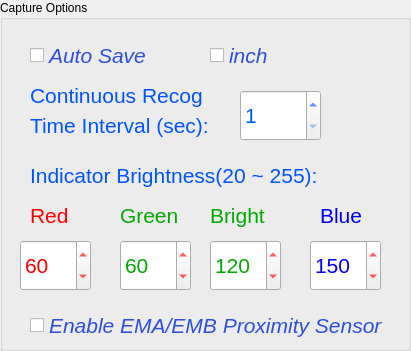
     <widget class="QGroupBox" name="groupBox_4">
      <property name="geometry">
       <rect>
        <x>860</x>
        <y>10</y>
        <width>411</width>
        <height>351</height>
       </rect>
      </property>
      <property name="title">
       <string>Capture Options </string>
      </property>
      <widget class="QCheckBox" name="checkBox_AutoSave">
       <property name="geometry">
        <rect>
         <x>30</x>
         <y>40</y>
         <width>141</width>
         <height>31</height>
        </rect>
       </property>
       <property name="palette">
        <palette>
         <active>
          <colorrole role="WindowText">
           <brush brushstyle="SolidPattern">
            <color alpha="255">
             <red>46</red>
             <green>78</green>
             <blue>221</blue>
            </color>
           </brush>
          </colorrole>
         </active>
         <inactive>
          <colorrole role="WindowText">
           <brush brushstyle="SolidPattern">
            <color alpha="255">
             <red>46</red>
             <green>78</green>
             <blue>221</blue>
            </color>
           </brush>
          </colorrole>
         </inactive>
         <disabled>
          <colorrole role="WindowText">
           <brush brushstyle="SolidPattern">
            <color alpha="255">
             <red>120</red>
             <green>120</green>
             <blue>120</blue>
            </color>
           </brush>
          </colorrole>
         </disabled>
        </palette>
       </property>
       <property name="font">
        <font>
         <family>Arial</family>
         <pointsize>16</pointsize>
         <italic>true</italic>
        </font>
       </property>
       <property name="text">
        <string>Auto Save</string>
       </property>
      </widget>
      <widget class="QCheckBox" name="checkBox_Inch">
       <property name="geometry">
        <rect>
         <x>210</x>
         <y>40</y>
         <width>71</width>
         <height>31</height>
        </rect>
       </property>
       <property name="palette">
        <palette>
         <active>
          <colorrole role="WindowText">
           <brush brushstyle="SolidPattern">
            <color alpha="255">
             <red>46</red>
             <green>78</green>
             <blue>221</blue>
            </color>
           </brush>
          </colorrole>
         </active>
         <inactive>
          <colorrole role="WindowText">
           <brush brushstyle="SolidPattern">
            <color alpha="255">
             <red>46</red>
             <green>78</green>
             <blue>221</blue>
            </color>
           </brush>
          </colorrole>
         </inactive>
         <disabled>
          <colorrole role="WindowText">
           <brush brushstyle="SolidPattern">
            <color alpha="255">
             <red>120</red>
             <green>120</green>
             <blue>120</blue>
            </color>
           </brush>
          </colorrole>
         </disabled>
        </palette>
       </property>
       <property name="font">
        <font>
         <family>Arial</family>
         <pointsize>16</pointsize>
         <italic>true</italic>
        </font>
       </property>
       <property name="text">
        <string>inch</string>
       </property>
      </widget>
      <widget class="QLabel" name="label_25">
       <property name="geometry">
        <rect>
         <x>30</x>
         <y>80</y>
         <width>201</width>
         <height>31</height>
        </rect>
       </property>
       <property name="palette">
        <palette>
         <active>
          <colorrole role="WindowText">
           <brush brushstyle="SolidPattern">
            <color alpha="255">
             <red>0</red>
             <green>85</green>
             <blue>255</blue>
            </color>
           </brush>
          </colorrole>
         </active>
         <inactive>
          <colorrole role="WindowText">
           <brush brushstyle="SolidPattern">
            <color alpha="255">
             <red>0</red>
             <green>85</green>
             <blue>255</blue>
            </color>
           </brush>
          </colorrole>
         </inactive>
         <disabled>
          <colorrole role="WindowText">
           <brush brushstyle="SolidPattern">
            <color alpha="255">
             <red>120</red>
             <green>120</green>
             <blue>120</blue>
            </color>
           </brush>
          </colorrole>
         </disabled>
        </palette>
       </property>
       <property name="font">
        <font>
         <family>Arial</family>
         <pointsize>16</pointsize>
        </font>
       </property>
       <property name="text">
        <string>Continuous Recog</string>
       </property>
      </widget>
      <widget class="QLabel" name="label_26">
       <property name="geometry">
        <rect>
         <x>30</x>
         <y>110</y>
         <width>191</width>
         <height>31</height>
        </rect>
       </property>
       <property name="palette">
        <palette>
         <active>
          <colorrole role="WindowText">
           <brush brushstyle="SolidPattern">
            <color alpha="255">
             <red>0</red>
             <green>85</green>
             <blue>255</blue>
            </color>
           </brush>
          </colorrole>
         </active>
         <inactive>
          <colorrole role="WindowText">
           <brush brushstyle="SolidPattern">
            <color alpha="255">
             <red>0</red>
             <green>85</green>
             <blue>255</blue>
            </color>
           </brush>
          </colorrole>
         </inactive>
         <disabled>
          <colorrole role="WindowText">
           <brush brushstyle="SolidPattern">
            <color alpha="255">
             <red>120</red>
             <green>120</green>
             <blue>120</blue>
            </color>
           </brush>
          </colorrole>
         </disabled>
        </palette>
       </property>
       <property name="font">
        <font>
         <family>Arial</family>
         <pointsize>16</pointsize>
        </font>
       </property>
       <property name="text">
        <string>Time Interval (sec):</string>
       </property>
      </widget>
      <widget class="QSpinBox" name="spinBox_Interval">
       <property name="geometry">
        <rect>
         <x>240</x>
         <y>90</y>
         <width>81</width>
         <height>51</height>
        </rect>
       </property>
       <property name="palette">
        <palette>
         <active>
          <colorrole role="WindowText">
           <brush brushstyle="SolidPattern">
            <color alpha="255">
             <red>0</red>
             <green>85</green>
             <blue>255</blue>
            </color>
           </brush>
          </colorrole>
          <colorrole role="Text">
           <brush brushstyle="SolidPattern">
            <color alpha="255">
             <red>0</red>
             <green>85</green>
             <blue>255</blue>
            </color>
           </brush>
          </colorrole>
         </active>
         <inactive>
          <colorrole role="WindowText">
           <brush brushstyle="SolidPattern">
            <color alpha="255">
             <red>0</red>
             <green>85</green>
             <blue>255</blue>
            </color>
           </brush>
          </colorrole>
          <colorrole role="Text">
           <brush brushstyle="SolidPattern">
            <color alpha="255">
             <red>0</red>
             <green>85</green>
             <blue>255</blue>
            </color>
           </brush>
          </colorrole>
         </inactive>
         <disabled>
          <colorrole role="WindowText">
           <brush brushstyle="SolidPattern">
            <color alpha="255">
             <red>120</red>
             <green>120</green>
             <blue>120</blue>
            </color>
           </brush>
          </colorrole>
          <colorrole role="Text">
           <brush brushstyle="SolidPattern">
            <color alpha="255">
             <red>120</red>
             <green>120</green>
             <blue>120</blue>
            </color>
           </brush>
          </colorrole>
         </disabled>
        </palette>
       </property>
       <property name="font">
        <font>
         <family>Arial</family>
         <pointsize>16</pointsize>
        </font>
       </property>
       <property name="minimum">
        <number>1</number>
       </property>
       <property name="maximum">
        <number>20</number>
       </property>
       <property name="singleStep">
        <number>1</number>
       </property>
       <property name="value">
        <number>1</number>
       </property>
      </widget>
      <widget class="QLabel" name="label_28">
       <property name="geometry">
        <rect>
         <x>210</x>
         <y>200</y>
         <width>71</width>
         <height>31</height>
        </rect>
       </property>
       <property name="palette">
        <palette>
         <active>
          <colorrole role="WindowText">
           <brush brushstyle="SolidPattern">
            <color alpha="255">
             <red>0</red>
             <green>170</green>
             <blue>0</blue>
            </color>
           </brush>
          </colorrole>
         </active>
         <inactive>
          <colorrole role="WindowText">
           <brush brushstyle="SolidPattern">
            <color alpha="255">
             <red>0</red>
             <green>170</green>
             <blue>0</blue>
            </color>
           </brush>
          </colorrole>
         </inactive>
         <disabled>
          <colorrole role="WindowText">
           <brush brushstyle="SolidPattern">
            <color alpha="255">
             <red>120</red>
             <green>120</green>
             <blue>120</blue>
            </color>
           </brush>
          </colorrole>
         </disabled>
        </palette>
       </property>
       <property name="font">
        <font>
         <family>Arial</family>
         <pointsize>16</pointsize>
        </font>
       </property>
       <property name="text">
        <string>Bright</string>
       </property>
      </widget>
      <widget class="QLabel" name="label_29">
       <property name="geometry">
        <rect>
         <x>320</x>
         <y>200</y>
         <width>51</width>
         <height>31</height>
        </rect>
       </property>
       <property name="palette">
        <palette>
         <active>
          <colorrole role="WindowText">
           <brush brushstyle="SolidPattern">
            <color alpha="255">
             <red>0</red>
             <green>0</green>
             <blue>255</blue>
            </color>
           </brush>
          </colorrole>
         </active>
         <inactive>
          <colorrole role="WindowText">
           <brush brushstyle="SolidPattern">
            <color alpha="255">
             <red>0</red>
             <green>0</green>
             <blue>255</blue>
            </color>
           </brush>
          </colorrole>
         </inactive>
         <disabled>
          <colorrole role="WindowText">
           <brush brushstyle="SolidPattern">
            <color alpha="255">
             <red>120</red>
             <green>120</green>
             <blue>120</blue>
            </color>
           </brush>
          </colorrole>
         </disabled>
        </palette>
       </property>
       <property name="font">
        <font>
         <family>Arial</family>
         <pointsize>16</pointsize>
        </font>
       </property>
       <property name="text">
        <string>Blue</string>
       </property>
      </widget>
      <widget class="QSpinBox" name="spinBox_Red">
       <property name="geometry">
        <rect>
         <x>20</x>
         <y>240</y>
         <width>71</width>
         <height>51</height>
        </rect>
       </property>
       <property name="palette">
        <palette>
         <active>
          <colorrole role="WindowText">
           <brush brushstyle="SolidPattern">
            <color alpha="255">
             <red>255</red>
             <green>0</green>
             <blue>0</blue>
            </color>
           </brush>
          </colorrole>
          <colorrole role="Text">
           <brush brushstyle="SolidPattern">
            <color alpha="255">
             <red>255</red>
             <green>0</green>
             <blue>0</blue>
            </color>
           </brush>
          </colorrole>
         </active>
         <inactive>
          <colorrole role="WindowText">
           <brush brushstyle="SolidPattern">
            <color alpha="255">
             <red>255</red>
             <green>0</green>
             <blue>0</blue>
            </color>
           </brush>
          </colorrole>
          <colorrole role="Text">
           <brush brushstyle="SolidPattern">
            <color alpha="255">
             <red>255</red>
             <green>0</green>
             <blue>0</blue>
            </color>
           </brush>
          </colorrole>
         </inactive>
         <disabled>
          <colorrole role="WindowText">
           <brush brushstyle="SolidPattern">
            <color alpha="255">
             <red>120</red>
             <green>120</green>
             <blue>120</blue>
            </color>
           </brush>
          </colorrole>
          <colorrole role="Text">
           <brush brushstyle="SolidPattern">
            <color alpha="255">
             <red>120</red>
             <green>120</green>
             <blue>120</blue>
            </color>
           </brush>
          </colorrole>
         </disabled>
        </palette>
       </property>
       <property name="font">
        <font>
         <family>Arial</family>
         <pointsize>16</pointsize>
        </font>
       </property>
       <property name="minimum">
        <number>20</number>
       </property>
       <property name="maximum">
        <number>255</number>
       </property>
       <property name="singleStep">
        <number>5</number>
       </property>
       <property name="value">
        <number>60</number>
       </property>
      </widget>
      <widget class="QLabel" name="label_30">
       <property name="geometry">
        <rect>
         <x>120</x>
         <y>200</y>
         <width>61</width>
         <height>31</height>
        </rect>
       </property>
       <property name="palette">
        <palette>
         <active>
          <colorrole role="WindowText">
           <brush brushstyle="SolidPattern">
            <color alpha="255">
             <red>0</red>
             <green>170</green>
             <blue>0</blue>
            </color>
           </brush>
          </colorrole>
         </active>
         <inactive>
          <colorrole role="WindowText">
           <brush brushstyle="SolidPattern">
            <color alpha="255">
             <red>0</red>
             <green>170</green>
             <blue>0</blue>
            </color>
           </brush>
          </colorrole>
         </inactive>
         <disabled>
          <colorrole role="WindowText">
           <brush brushstyle="SolidPattern">
            <color alpha="255">
             <red>120</red>
             <green>120</green>
             <blue>120</blue>
            </color>
           </brush>
          </colorrole>
         </disabled>
        </palette>
       </property>
       <property name="font">
        <font>
         <family>Arial</family>
         <pointsize>16</pointsize>
        </font>
       </property>
       <property name="text">
        <string>Green</string>
       </property>
      </widget>
      <widget class="QSpinBox" name="spinBox_BrightGreen">
       <property name="geometry">
        <rect>
         <x>210</x>
         <y>240</y>
         <width>71</width>
         <height>51</height>
        </rect>
       </property>
       <property name="palette">
        <palette>
         <active>
          <colorrole role="WindowText">
           <brush brushstyle="SolidPattern">
            <color alpha="255">
             <red>255</red>
             <green>0</green>
             <blue>0</blue>
            </color>
           </brush>
          </colorrole>
          <colorrole role="Text">
           <brush brushstyle="SolidPattern">
            <color alpha="255">
             <red>0</red>
             <green>170</green>
             <blue>0</blue>
            </color>
           </brush>
          </colorrole>
         </active>
         <inactive>
          <colorrole role="WindowText">
           <brush brushstyle="SolidPattern">
            <color alpha="255">
             <red>255</red>
             <green>0</green>
             <blue>0</blue>
            </color>
           </brush>
          </colorrole>
          <colorrole role="Text">
           <brush brushstyle="SolidPattern">
            <color alpha="255">
             <red>0</red>
             <green>170</green>
             <blue>0</blue>
            </color>
           </brush>
          </colorrole>
         </inactive>
         <disabled>
          <colorrole role="WindowText">
           <brush brushstyle="SolidPattern">
            <color alpha="255">
             <red>120</red>
             <green>120</green>
             <blue>120</blue>
            </color>
           </brush>
          </colorrole>
          <colorrole role="Text">
           <brush brushstyle="SolidPattern">
            <color alpha="255">
             <red>120</red>
             <green>120</green>
             <blue>120</blue>
            </color>
           </brush>
          </colorrole>
         </disabled>
        </palette>
       </property>
       <property name="font">
        <font>
         <family>Arial</family>
         <pointsize>16</pointsize>
        </font>
       </property>
       <property name="minimum">
        <number>20</number>
       </property>
       <property name="maximum">
        <number>255</number>
       </property>
       <property name="singleStep">
        <number>5</number>
       </property>
       <property name="value">
        <number>120</number>
       </property>
      </widget>
      <widget class="QSpinBox" name="spinBox_Green">
       <property name="geometry">
        <rect>
         <x>120</x>
         <y>240</y>
         <width>71</width>
         <height>51</height>
        </rect>
       </property>
       <property name="palette">
        <palette>
         <active>
          <colorrole role="WindowText">
           <brush brushstyle="SolidPattern">
            <color alpha="255">
             <red>255</red>
             <green>0</green>
             <blue>0</blue>
            </color>
           </brush>
          </colorrole>
          <colorrole role="Text">
           <brush brushstyle="SolidPattern">
            <color alpha="255">
             <red>0</red>
             <green>170</green>
             <blue>0</blue>
            </color>
           </brush>
          </colorrole>
         </active>
         <inactive>
          <colorrole role="WindowText">
           <brush brushstyle="SolidPattern">
            <color alpha="255">
             <red>255</red>
             <green>0</green>
             <blue>0</blue>
            </color>
           </brush>
          </colorrole>
          <colorrole role="Text">
           <brush brushstyle="SolidPattern">
            <color alpha="255">
             <red>0</red>
             <green>170</green>
             <blue>0</blue>
            </color>
           </brush>
          </colorrole>
         </inactive>
         <disabled>
          <colorrole role="WindowText">
           <brush brushstyle="SolidPattern">
            <color alpha="255">
             <red>120</red>
             <green>120</green>
             <blue>120</blue>
            </color>
           </brush>
          </colorrole>
          <colorrole role="Text">
           <brush brushstyle="SolidPattern">
            <color alpha="255">
             <red>120</red>
             <green>120</green>
             <blue>120</blue>
            </color>
           </brush>
          </colorrole>
         </disabled>
        </palette>
       </property>
       <property name="font">
        <font>
         <family>Arial</family>
         <pointsize>16</pointsize>
        </font>
       </property>
       <property name="minimum">
        <number>20</number>
       </property>
       <property name="maximum">
        <number>255</number>
       </property>
       <property name="singleStep">
        <number>5</number>
       </property>
       <property name="value">
        <number>60</number>
       </property>
      </widget>
      <widget class="QSpinBox" name="spinBox_Blue">
       <property name="geometry">
        <rect>
         <x>310</x>
         <y>240</y>
         <width>71</width>
         <height>51</height>
        </rect>
       </property>
       <property name="palette">
        <palette>
         <active>
          <colorrole role="WindowText">
           <brush brushstyle="SolidPattern">
            <color alpha="255">
             <red>255</red>
             <green>0</green>
             <blue>0</blue>
            </color>
           </brush>
          </colorrole>
          <colorrole role="Text">
           <brush brushstyle="SolidPattern">
            <color alpha="255">
             <red>0</red>
             <green>0</green>
             <blue>255</blue>
            </color>
           </brush>
          </colorrole>
         </active>
         <inactive>
          <colorrole role="WindowText">
           <brush brushstyle="SolidPattern">
            <color alpha="255">
             <red>255</red>
             <green>0</green>
             <blue>0</blue>
            </color>
           </brush>
          </colorrole>
          <colorrole role="Text">
           <brush brushstyle="SolidPattern">
            <color alpha="255">
             <red>0</red>
             <green>0</green>
             <blue>255</blue>
            </color>
           </brush>
          </colorrole>
         </inactive>
         <disabled>
          <colorrole role="WindowText">
           <brush brushstyle="SolidPattern">
            <color alpha="255">
             <red>120</red>
             <green>120</green>
             <blue>120</blue>
            </color>
           </brush>
          </colorrole>
          <colorrole role="Text">
           <brush brushstyle="SolidPattern">
            <color alpha="255">
             <red>120</red>
             <green>120</green>
             <blue>120</blue>
            </color>
           </brush>
          </colorrole>
         </disabled>
        </palette>
       </property>
       <property name="font">
        <font>
         <family>Arial</family>
         <pointsize>16</pointsize>
        </font>
       </property>
       <property name="minimum">
        <number>20</number>
       </property>
       <property name="maximum">
        <number>255</number>
       </property>
       <property name="singleStep">
        <number>5</number>
       </property>
       <property name="value">
        <number>150</number>
       </property>
      </widget>
      <widget class="QLabel" name="label_31">
       <property name="geometry">
        <rect>
         <x>30</x>
         <y>200</y>
         <width>41</width>
         <height>31</height>
        </rect>
       </property>
       <property name="palette">
        <palette>
         <active>
          <colorrole role="WindowText">
           <brush brushstyle="SolidPattern">
            <color alpha="255">
             <red>255</red>
             <green>0</green>
             <blue>0</blue>
            </color>
           </brush>
          </colorrole>
         </active>
         <inactive>
          <colorrole role="WindowText">
           <brush brushstyle="SolidPattern">
            <color alpha="255">
             <red>255</red>
             <green>0</green>
             <blue>0</blue>
            </color>
           </brush>
          </colorrole>
         </inactive>
         <disabled>
          <colorrole role="WindowText">
           <brush brushstyle="SolidPattern">
            <color alpha="255">
             <red>120</red>
             <green>120</green>
             <blue>120</blue>
            </color>
           </brush>
          </colorrole>
         </disabled>
        </palette>
       </property>
       <property name="font">
        <font>
         <family>Arial</family>
         <pointsize>16</pointsize>
        </font>
       </property>
       <property name="text">
        <string>Red</string>
       </property>
      </widget>
      <widget class="QLabel" name="label_32">
       <property name="geometry">
        <rect>
         <x>30</x>
         <y>160</y>
         <width>301</width>
         <height>31</height>
        </rect>
       </property>
       <property name="palette">
        <palette>
         <active>
          <colorrole role="WindowText">
           <brush brushstyle="SolidPattern">
            <color alpha="255">
             <red>0</red>
             <green>85</green>
             <blue>255</blue>
            </color>
           </brush>
          </colorrole>
         </active>
         <inactive>
          <colorrole role="WindowText">
           <brush brushstyle="SolidPattern">
            <color alpha="255">
             <red>0</red>
             <green>85</green>
             <blue>255</blue>
            </color>
           </brush>
          </colorrole>
         </inactive>
         <disabled>
          <colorrole role="WindowText">
           <brush brushstyle="SolidPattern">
            <color alpha="255">
             <red>120</red>
             <green>120</green>
             <blue>120</blue>
            </color>
           </brush>
          </colorrole>
         </disabled>
        </palette>
       </property>
       <property name="font">
        <font>
         <family>Arial</family>
         <pointsize>16</pointsize>
        </font>
       </property>
       <property name="text">
        <string>Indicator Brightness(20 ~ 255):</string>
       </property>
      </widget>
      <widget class="QCheckBox" name="checkBox_UsePSD">
       <property name="geometry">
        <rect>
         <x>30</x>
         <y>310</y>
         <width>371</width>
         <height>31</height>
        </rect>
       </property>
       <property name="palette">
        <palette>
         <active>
          <colorrole role="WindowText">
           <brush brushstyle="SolidPattern">
            <color alpha="255">
             <red>46</red>
             <green>78</green>
             <blue>221</blue>
            </color>
           </brush>
          </colorrole>
         </active>
         <inactive>
          <colorrole role="WindowText">
           <brush brushstyle="SolidPattern">
            <color alpha="255">
             <red>46</red>
             <green>78</green>
             <blue>221</blue>
            </color>
           </brush>
          </colorrole>
         </inactive>
         <disabled>
          <colorrole role="WindowText">
           <brush brushstyle="SolidPattern">
            <color alpha="255">
             <red>120</red>
             <green>120</green>
             <blue>120</blue>
            </color>
           </brush>
          </colorrole>
         </disabled>
        </palette>
       </property>
       <property name="font">
        <font>
         <family>Arial</family>
         <pointsize>16</pointsize>
         <italic>true</italic>
        </font>
       </property>
       <property name="text">
        <string>Enable EMA/EMB Proximity Sensor</string>
       </property>
       <property name="checked">
        <bool>false</bool>
       </property>
      </widget>
     </widget>
